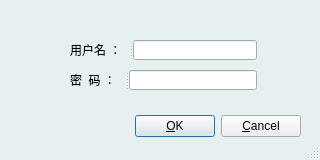
<?xml version="1.0" encoding="UTF-8"?>
<ui version="4.0">
 <class>Dialog</class>
 <widget class="QDialog" name="Dialog">
  <property name="geometry">
   <rect>
    <x>0</x>
    <y>0</y>
    <width>320</width>
    <height>160</height>
   </rect>
  </property>
  <property name="palette">
   <palette>
    <active>
     <colorrole role="Base">
      <brush brushstyle="SolidPattern">
       <color alpha="255">
        <red>255</red>
        <green>255</green>
        <blue>255</blue>
       </color>
      </brush>
     </colorrole>
     <colorrole role="Window">
      <brush brushstyle="SolidPattern">
       <color alpha="255">
        <red>230</red>
        <green>240</green>
        <blue>240</blue>
       </color>
      </brush>
     </colorrole>
    </active>
    <inactive>
     <colorrole role="Base">
      <brush brushstyle="SolidPattern">
       <color alpha="255">
        <red>255</red>
        <green>255</green>
        <blue>255</blue>
       </color>
      </brush>
     </colorrole>
     <colorrole role="Window">
      <brush brushstyle="SolidPattern">
       <color alpha="255">
        <red>230</red>
        <green>240</green>
        <blue>240</blue>
       </color>
      </brush>
     </colorrole>
    </inactive>
    <disabled>
     <colorrole role="Base">
      <brush brushstyle="SolidPattern">
       <color alpha="255">
        <red>230</red>
        <green>240</green>
        <blue>240</blue>
       </color>
      </brush>
     </colorrole>
     <colorrole role="Window">
      <brush brushstyle="SolidPattern">
       <color alpha="255">
        <red>230</red>
        <green>240</green>
        <blue>240</blue>
       </color>
      </brush>
     </colorrole>
    </disabled>
   </palette>
  </property>
  <property name="windowTitle">
   <string>登录</string>
  </property>
  <property name="windowIcon">
   <iconset>
    <normaloff>pix/bird.png</normaloff>pix/bird.png</iconset>
  </property>
  <property name="toolTip">
   <string>登陆页面</string>
  </property>
  <property name="statusTip">
   <string>请输入用户名、密码</string>
  </property>
  <property name="sizeGripEnabled">
   <bool>true</bool>
  </property>
  <widget class="QWidget" name="layoutWidget">
   <property name="geometry">
    <rect>
     <x>20</x>
     <y>110</y>
     <width>281</width>
     <height>33</height>
    </rect>
   </property>
   <layout class="QHBoxLayout">
    <property name="spacing">
     <number>6</number>
    </property>
    <property name="margin">
     <number>0</number>
    </property>
    <item>
     <spacer>
      <property name="orientation">
       <enum>Qt::Horizontal</enum>
      </property>
      <property name="sizeHint" stdset="0">
       <size>
        <width>131</width>
        <height>31</height>
       </size>
      </property>
     </spacer>
    </item>
    <item>
     <widget class="QPushButton" name="okButton">
      <property name="text">
       <string>&amp;OK</string>
      </property>
     </widget>
    </item>
    <item>
     <widget class="QPushButton" name="cancelButton">
      <property name="text">
       <string>&amp;Cancel</string>
      </property>
     </widget>
    </item>
   </layout>
  </widget>
  <widget class="QSplitter" name="splitter">
   <property name="geometry">
    <rect>
     <x>70</x>
     <y>70</y>
     <width>187</width>
     <height>20</height>
    </rect>
   </property>
   <property name="orientation">
    <enum>Qt::Horizontal</enum>
   </property>
   <widget class="QLabel" name="label_2">
    <property name="text">
     <string>密  码 ：</string>
    </property>
   </widget>
   <widget class="QLineEdit" name="password">
    <property name="echoMode">
     <enum>QLineEdit::Password</enum>
    </property>
   </widget>
  </widget>
  <widget class="QSplitter" name="splitter_2">
   <property name="geometry">
    <rect>
     <x>70</x>
     <y>40</y>
     <width>187</width>
     <height>20</height>
    </rect>
   </property>
   <property name="orientation">
    <enum>Qt::Horizontal</enum>
   </property>
   <widget class="QLabel" name="label">
    <property name="text">
     <string>用户名 ：</string>
    </property>
   </widget>
   <widget class="QLineEdit" name="username"/>
  </widget>
  <widget class="QLabel" name="label_3">
   <property name="geometry">
    <rect>
     <x>40</x>
     <y>40</y>
     <width>21</width>
     <height>21</height>
    </rect>
   </property>
   <property name="acceptDrops">
    <bool>true</bool>
   </property>
   <property name="autoFillBackground">
    <bool>true</bool>
   </property>
   <property name="text">
    <string/>
   </property>
   <property name="pixmap">
    <pixmap>pix/用户名.png</pixmap>
   </property>
   <property name="scaledContents">
    <bool>true</bool>
   </property>
  </widget>
  <widget class="QLabel" name="label_4">
   <property name="geometry">
    <rect>
     <x>40</x>
     <y>70</y>
     <width>20</width>
     <height>16</height>
    </rect>
   </property>
   <property name="text">
    <string/>
   </property>
   <property name="pixmap">
    <pixmap>pix/密码.png</pixmap>
   </property>
   <property name="scaledContents">
    <bool>true</bool>
   </property>
  </widget>
 </widget>
 <tabstops>
  <tabstop>username</tabstop>
  <tabstop>password</tabstop>
  <tabstop>okButton</tabstop>
  <tabstop>cancelButton</tabstop>
 </tabstops>
 <resources/>
 <connections>
  <connection>
   <sender>okButton</sender>
   <signal>clicked()</signal>
   <receiver>Dialog</receiver>
   <slot>accept()</slot>
   <hints>
    <hint type="sourcelabel">
     <x>278</x>
     <y>253</y>
    </hint>
    <hint type="destinationlabel">
     <x>96</x>
     <y>254</y>
    </hint>
   </hints>
  </connection>
  <connection>
   <sender>cancelButton</sender>
   <signal>clicked()</signal>
   <receiver>Dialog</receiver>
   <slot>reject()</slot>
   <hints>
    <hint type="sourcelabel">
     <x>369</x>
     <y>253</y>
    </hint>
    <hint type="destinationlabel">
     <x>179</x>
     <y>282</y>
    </hint>
   </hints>
  </connection>
 </connections>
</ui>
